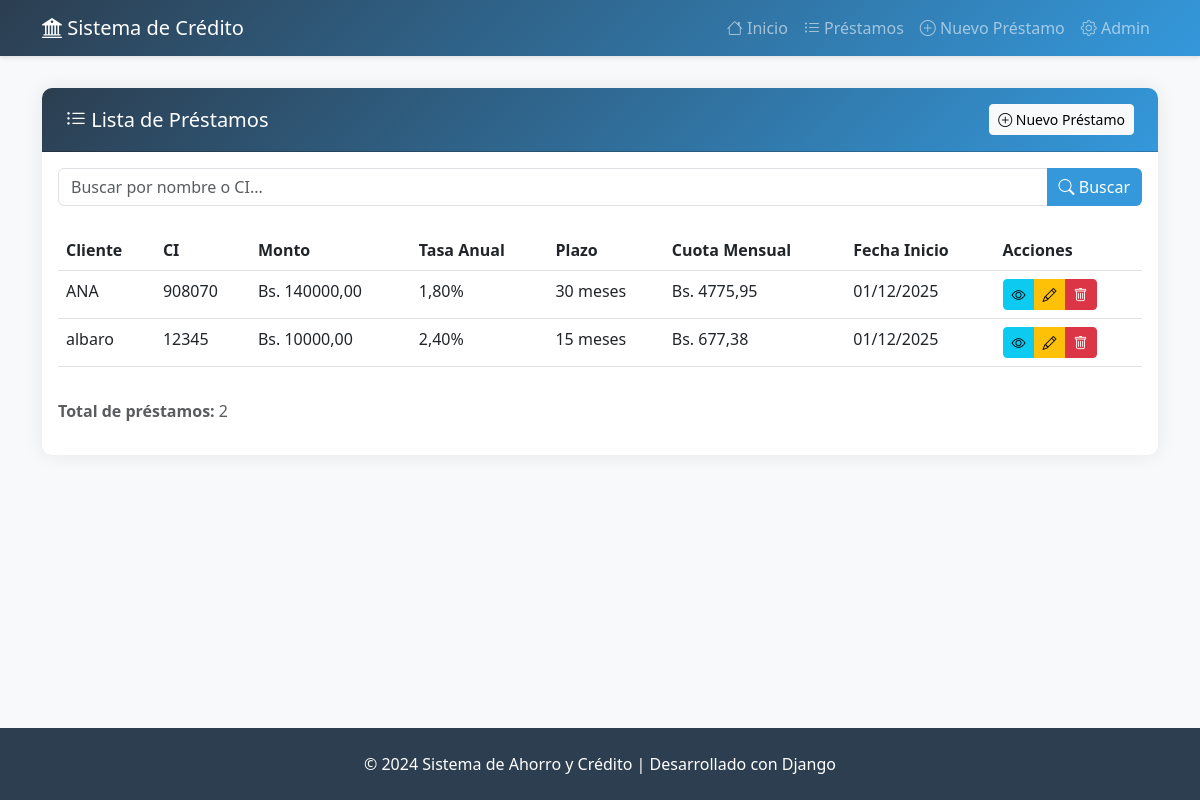
The page /prestamos/ on the database its author committed.
### creditos/models.py (models this page shows, shortened)
class Prestamo(models.Model):
    nombre = models.CharField(max_length=200, verbose_name="Nombre del Cliente")
    ci = models.CharField(max_length=20, unique=True, verbose_name="Cédula de Identidad")
    monto = models.DecimalField(
        max_digits=12,
        decimal_places=2,
        validators=[MinValueValidator(Decimal('100.00'))],
        verbose_name="Monto del Préstamo"
    )
    tasa_interes_anual = models.DecimalField(
        max_digits=5,
        decimal_places=2,
        validators=[
            MinValueValidator(Decimal('0.01')),
            MaxValueValidator(Decimal('100.00'))
        ],
        verbose_name="Tasa de Interés Anual (%)"
    )
    fecha_inicio = models.DateField(verbose_name="Fecha de Inicio")
    plazo = models.PositiveIntegerField(
        validators=[MinValueValidator(1), MaxValueValidator(360)],
        verbose_name="Plazo en Meses"
    )
    fecha_creacion = models.DateTimeField(auto_now_add=True)
    fecha_actualizacion = models.DateTimeField(auto_now=True)
    class Meta:
        verbose_name = "Préstamo"
        verbose_name_plural = "Préstamos"
        ordering = ['-fecha_creacion']
    @property
    def tasa_mensual(self):
        if self.tasa_interes_anual is None:
            return None
        return self.tasa_interes_anual / Decimal('12') / Decimal('100')
    @property
    def cuota_mensual(self):
        if not all([self.monto, self.tasa_interes_anual, self.plazo]):
            return None
        i = self.tasa_mensual
        n = self.plazo
        if i == 0:
            return self.monto / n
        cuota = self.monto * (i * (1 + i)**n) / ((1 + i)**n - 1)
        return cuota.quantize(Decimal('0.01'))

### creditos/views.py (the view)
# urls.py: path('prestamos/', views.prestamo_lista, name='prestamo_lista'),
def prestamo_lista(request):
    query = request.GET.get('q', '')
    if query:
        prestamos = Prestamo.objects.filter(
            Q(nombre__icontains=query) |
            Q(ci__icontains=query)
        )
    else:
        prestamos = Prestamo.objects.all()
    context = {
        'prestamos': prestamos,
        'query': query
    }
    return render(request, 'creditos/prestamo_lista.html', context)

### creditos/templates/creditos/prestamo_lista.html (shortened to what this page needs)
{% extends 'creditos/base.html' %}
{% block content %}
<div class="row mb-4">
    <div class="col-12">
        <div class="card">
            <div class="card-header d-flex justify-content-between align-items-center">
                <h5 class="mb-0"><i class="bi bi-list-ul"></i> Lista de Préstamos</h5>
                <a href="{% url 'prestamo_crear' %}" class="btn btn-light btn-sm">
                    <i class="bi bi-plus-circle"></i> Nuevo Préstamo
                </a>
            </div>
            <div class="card-body">
                <form method="GET" class="mb-4">
                    <div class="input-group">
                        <input type="text" name="q" class="form-control"
                               placeholder="Buscar por nombre o CI..."
                               value="{{ query }}">
                        <button type="submit" class="btn btn-primary">
                            <i class="bi bi-search"></i> Buscar
                        </button>
                    </div>
                </form>
                {% if prestamos %}
                <div class="table-responsive">
                    <table class="table table-hover">
                        <thead>
                            <tr>
                                <th>Cliente</th>
                                <th>CI</th>
                                <th>Monto</th>
                                <th>Tasa Anual</th>
                                <th>Plazo</th>
                                <th>Cuota Mensual</th>
                                <th>Fecha Inicio</th>
                                <th>Acciones</th>
                            </tr>
                        </thead>
                        <tbody>
                            {% for prestamo in prestamos %}
                            <tr>
                                <td>{{ prestamo.nombre }}</td>
                                <td>{{ prestamo.ci }}</td>
                                <td>Bs. {{ prestamo.monto|floatformat:2 }}</td>
                                <td>{{ prestamo.tasa_interes_anual }}%</td>
                                <td>{{ prestamo.plazo }} meses</td>
                                <td>Bs. {{ prestamo.cuota_mensual|floatformat:2 }}</td>
                                <td>{{ prestamo.fecha_inicio|date:"d/m/Y" }}</td>
                                <td>
                                    <div class="btn-group" role="group">
                                        <a href="{% url 'prestamo_detalle' prestamo.pk %}"
                                           class="btn btn-sm btn-info"
                                           title="Ver detalles">
                                            <i class="bi bi-eye"></i>
                                        </a>
                                        <a href="{% url 'prestamo_editar' prestamo.pk %}"
                                           class="btn btn-sm btn-warning"
                                           title="Editar">
                                            <i class="bi bi-pencil"></i>
                                        </a>
                                        <a href="{% url 'prestamo_eliminar' prestamo.pk %}"
                                           class="btn btn-sm btn-danger"
                                           title="Eliminar">
                                            <i class="bi bi-trash"></i>
                                        </a>
                                    </div>
                                </td>
                            </tr>
                            {% endfor %}
                        </tbody>
                    </table>
                </div>
                <p class="text-muted mt-3">
                    <strong>Total de préstamos:</strong> {{ prestamos.count }}
                </p>
                {% endif %}
            </div>
        </div>
    </div>
</div>
{% endblock %}

### creditos/templates/creditos/base.html (style rules this page uses)
:root { --primary-color: #2c3e50; --secondary-color: #3498db; }
body { min-height: 100vh; display: flex; flex-direction: column; }
.card { border: none; box-shadow: 0 0 20px rgba(0,0,0,0.08); border-radius: 10px; margin-bottom: 2rem; }
.card-header { background: linear-gradient(135deg, var(--primary-color), var(--secondary-color)); color: white; border-radius: 10px 10px 0 0 !important; padding: 1rem 1.5rem; }
.btn-primary { background: var(--secondary-color); border: none; }
.table thead { background-color: var(--primary-color); color: white; }

### rows shown on the page
Prestamo: nombre "ANA", ci "908070", monto "140000,00", tasa_interes_anual "1,80", plazo "30", cuota_mensual "4775,95", fecha_inicio "01/12/2025"
Prestamo: nombre "albaro", ci "12345", monto "10000,00", tasa_interes_anual "2,40", plazo "15", cuota_mensual "677,38", fecha_inicio "01/12/2025"

### other values the page prints
{{ prestamos.count }} "2"
